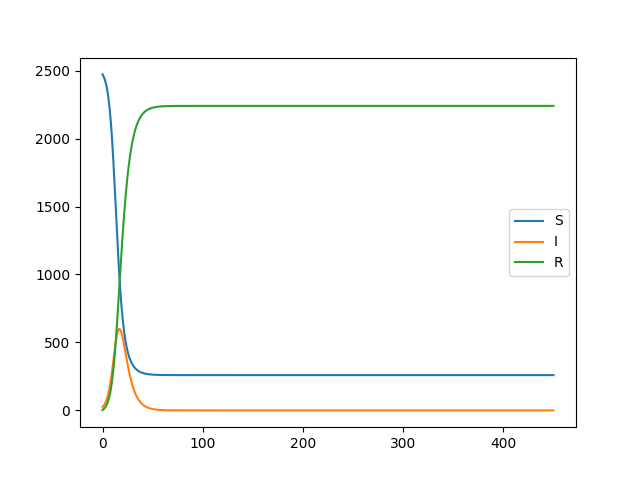

Source code (Python):
import numpy as np
import matplotlib.pyplot as plt

t0 = 0.0
tn = 450
n = 2500

t = np.linspace(t0,tn,n)
h = t[2] - t[1]

N = 2500
I0 = 25
R0 = 3
S0 = N - I0 - R0

I = np.zeros(n)
R = np.zeros(n)
S = np.zeros(n)

I[0] = I0
R[0] = R0
S[0] = S0

beta = 0.5
gamma = 0.2

for n in range(0, n-1):
    S[n+1] = S[n] - h *(beta/N) *S[n] *I[n]
    I[n+1] = I[n] + h *(beta/N) *S[n] *I[n] - h *gamma *I[n]
    R[n+1] = R[n] + h *gamma *I[n]

plt.plot(t,S,label='S')
plt.plot(t,I,label='I')
plt.plot(t,R,label='R')
plt.legend()
plt.show()
